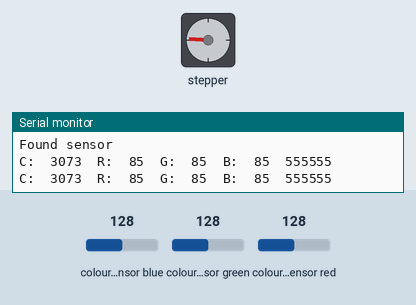
A sketch run on a simulated Arduino Uno, built with avr-gcc and run on an emulated ATmega328P. Parts: stepper motor, the last lines printed to the serial monitor. The inputs (shaded band) are chosen by the test bench; at power-on: colour sensor blue 128, colour sensor green 128, colour sensor red 128. Stepper angles assume 200 steps per turn.

Above: at 2.0 s.
2.1 s: colour sensor blue set to 5
At 2.39 s:
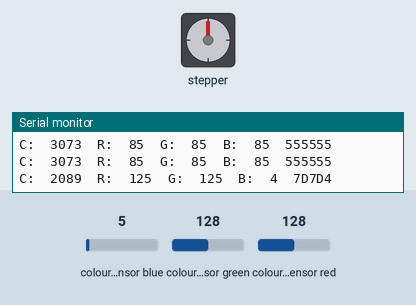
6.4 s: colour sensor green set to 5
At 7.18 s:
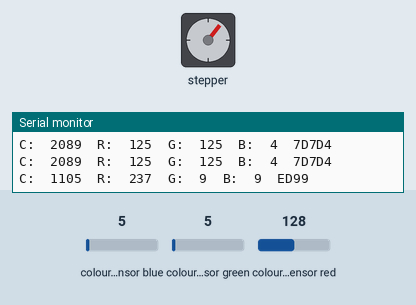
10.7 s: colour sensor red set to 191
At 11.96 s:
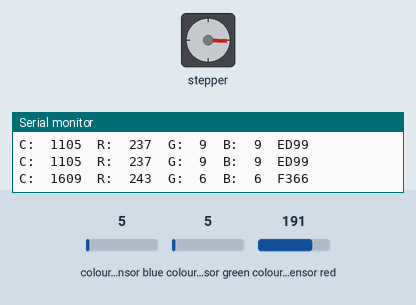
Timing chart, 0 to 67.5 s (numbered marks = the images above; inputs shaded):
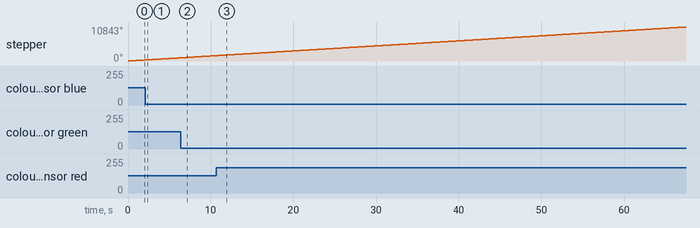

The sketch:

colorview.ino
```cpp
#include <Wire.h>
#include "Adafruit_TCS34725.h"
#include <Stepper.h>

Adafruit_TCS34725 tcs = Adafruit_TCS34725(TCS34725_INTEGRATIONTIME_50MS, TCS34725_GAIN_4X);

#define STEPS1 200
#define STEPS2 200
#define STEPS3 20

Stepper stepper1(STEPS1, 8, 7, 6, 5);
Stepper stepper2(STEPS2, 12, 11, 10, 9);

void setup() {
  Serial.begin(9600);
  Serial.println("Color View Test!");

  if (tcs.begin()) {
    Serial.println("Found sensor");
  } else {
    Serial.println("No TCS34725 found ... check your connections");
    while (1); // halt!
  }

  stepper1.setSpeed(30);
  stepper2.setSpeed(30);
}


void loop() {
  uint16_t clear, red, green, blue;

  tcs.setInterrupt(false);      // turn on LED

  delay(60);  // takes 50ms to read

  tcs.getRawData(&red, &green, &blue, &clear);

  tcs.setInterrupt(true);  // turn off LED

  // Figure out some basic hex code for visualization
  uint32_t sum = clear;
  float r, g, b;
  r = red; r /= sum;
  g = green; g /= sum;
  b = blue; b /= sum;
  r *= 256; g *= 256; b *= 256;

  Serial.print("C:\t"); Serial.print(clear);
  Serial.print("\tR:\t"); Serial.print((int)r );
  Serial.print("\tG:\t"); Serial.print((int)g);
  Serial.print("\tB:\t"); Serial.print((int)b );

  Serial.print("\t");
  Serial.print((int)r, HEX); Serial.print((int)g, HEX); Serial.print((int)b, HEX);
  Serial.println();

stepper1.step(STEPS1/2);

  if (r < 130 && r > 110 && g > 75 && g < 85 && b > 60 && b < 70) {
    stepper2.step(STEPS3);
    stepper1.step(STEPS1*2);
    stepper2.step(-STEPS3);
  }
/*
  if (r < 150 && r > 130 && g > 70 && g < 80 && b > 50 && b < 60) {
    stepper2.step(-STEPS3);
    stepper1.step(STEPS1*2);
    stepper2.step(STEPS3);
  }
*/
  if (r < 130 && r > 110 && g > 70 && g < 80 && b > 60 && b < 70) {
    stepper2.step(STEPS3*2);
    stepper1.step(STEPS1*2);
    stepper2.step(-STEPS3*2);
  }

}
```
